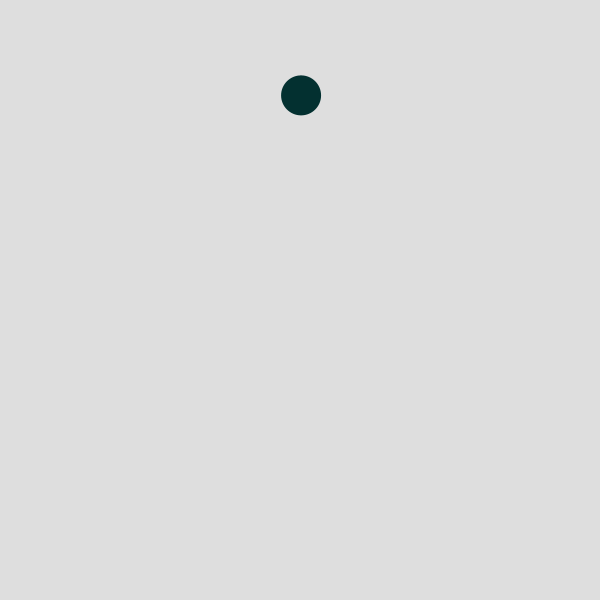
Frame 1 (no input)
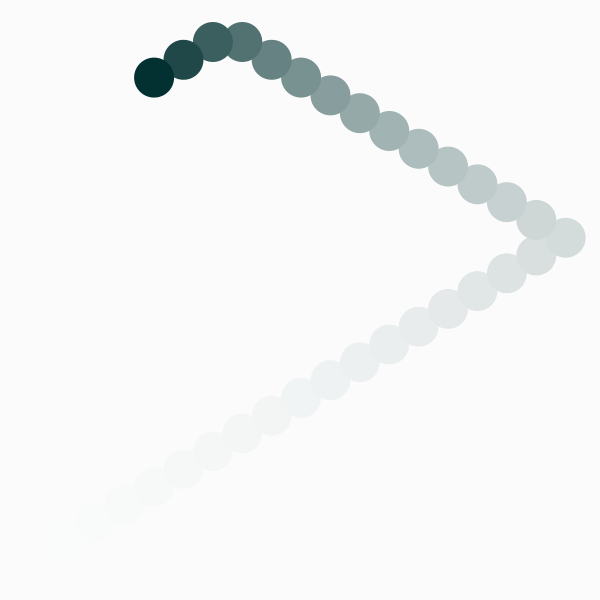
Frame 60 (the mouse pressed at the canvas centre just before this capture)
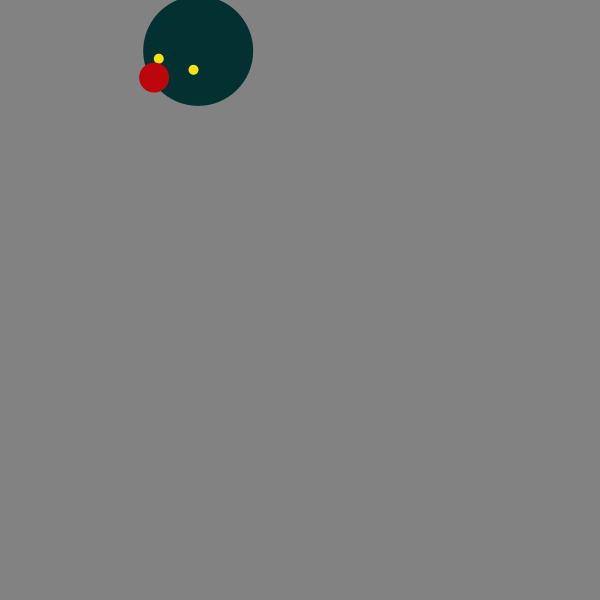
Frame 120 (the mouse held since frame 60 and released just before this capture)

The Processing sketch that drew these frames (run headless with seeded random() and noise(); from frame 60 on, the mouse is pressed at the canvas centre):

// Processing sketch: processing_170179
// ── processing_170179.pde

float speedx = random(5,20);
float speedy = random(5,20);
float posx = random(20,300);
float posy = random(20,300);
 
 
void setup(){
  size(600,600);
  background(random(0,255)); // random will get rid of everlasting tail
}
 
void draw(){
   frameRate(20);
  noStroke();
  fill(255,30);
  rect(0,0,width,height);
  int r = 40 ;
  fill(random(20,255),0);
  ellipse(posx,posy,r,r); //replace 40 and 400 with variables
  posx =posx + speedx;
  posy =posy + speedy;
  if(posx+(75/2) >= 600 || posx-(75/2) <= 0){
    speedx= -speedx;
  }
  if(posy+(75/2) >= 600 || posy-(75/2) <= 0){
    speedy= -speedy;}
  fill(HSB,48,48);
  ellipse(posx,posy,40,40);
  posx =posx + speedx;
  posy =posy + speedy;
  if(posx+(75/2) >= 600 || posx-(75/2) <= 0){
    speedx= -speedx;
  }
  if(posy+(75/2) >= 600 || posy-(75/2) <= 0){
    speedy= -speedy;}
     
     
     if (mousePressed) {
       frameRate(3);
  background(130);
       ellipse(posx,posy,110,110); //face 
  posx =posx + speedx;
  posy =posy + speedy;
  if(posx+(75/2) >= 600 || posx-(75/2) <= 0){
    speedx= -speedx;
  }
  if(posy+(75/2) >= 600 || posy-(75/2) <= 0){
    speedy= -speedy;}
    
    fill(245, 226, 17);
     ellipse(posx+10,posy+10,10,10); //eye
  posx =posx + speedx;
  posy =posy + speedy;
  if(posx+(75/2) >= 600 || posx-(75/2) <= 0){
    speedx= -speedx;
  }
  if(posy+(75/2) >= 600 || posy-(75/2) <= 0){
    speedy= -speedy;}
 
    fill(245, 226, 17);
     ellipse(posx-10,posy-10,10,10); //eye
  posx =posx + speedx;
  posy =posy + speedy;
  if(posx+(75/2) >= 600 || posx-(75/2) <= 0){
    speedx= -speedx;
  }
  if(posy+(75/2) >= 600 || posy-(75/2) <= 0){
    speedy= -speedy;}  
    
    
    fill(188, 6, 12);
     ellipse(posx,posy,30,30); //nose 
  posx =posx + speedx;
  posy =posy + speedy;
  if(posx+(75/2) >= 600 || posx-(75/2) <= 0){
    speedx= -speedx;
  }
  if(posy+(75/2) >= 600 || posy-(75/2) <= 0){
    speedy= -speedy;}  
   
  }}
